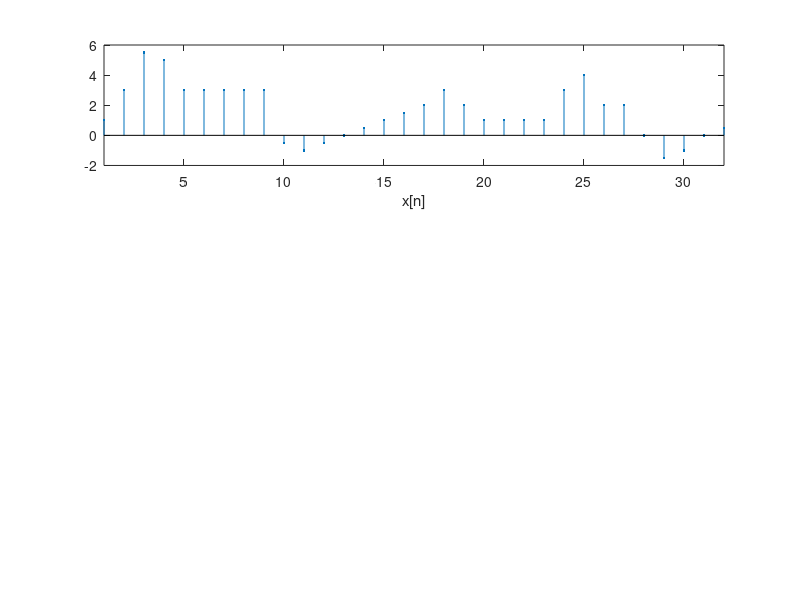

This figure's MATLAB source: (Note: this script raises an error after producing the figure.)
clear
x=[1 3 5.5 5 3 3 3 3 3 -0.5 -1 -0.5 0 0.5 1 1.5 2 3 2 1 1 1 1 3 4 2 2 0 -1.5 -1 0 0.5];
figure(1)
subplot(3,1,1)
stem(x,'.');
axis([1 32 -2 6])
xlabel('x[n]')
[aa bb]=dwt(x,'Haar');
ee=zeros(1,16);
ee2=zeros(1,8);
x_v_1=idwt(aa,ee,'Haar');
x_w_1=idwt(ee,bb,'Haar');
subplot(3,1,2)
stem(x_v_1,'.');
axis([1 32 -2 6])
xlabel('x_{v_1}[n]')
subplot(3,1,3)
stem(x_w_1,'.');
axis([1 32 -2 6])
xlabel('x_{w_1}[n]')
[aa2 bb2]=dwt(aa,'Haar');
y1=idwt(aa2,ee2,'Haar');
x_v_2=idwt(y1,ee,'Haar');


figure(2)
subplot(3,1,1)
stem(x,'.');
axis([1 32 -2 6])
xlabel('x[n]')
subplot(3,1,2)
stem(x_v_2,'.');
axis([1 32 -2 6])
xlabel('x_{v_2}[n]')
y2=idwt(ee2,bb2,'Haar');
x_w_2=idwt(y2,ee,'Haar');
subplot(3,1,3)
stem(x_w_2,'.');
axis([1 32 -2 6])
xlabel('x_{w_2}[n]')

figure(5)
[x t]=create_pps(3,2,256);
[C L]=wavedec(x,2,'Haar');

subplot(4,1,1)
plot(x);
subplot(4,1,2)
stem(C(129:end),'.');
subplot(4,1,3)
stem(C(65:128),'.')
subplot(4,1,4)
stem(C(1:64),'.')


figure(6)
[C2 L]=wavedec(x,2,'db3');

subplot(4,1,1)
plot(x);
subplot(4,1,2)
stem(C2(129:end),'.');
subplot(4,1,3)
stem(C2(65:128),'.')
subplot(4,1,4)
stem(C2(1:64),'.')







